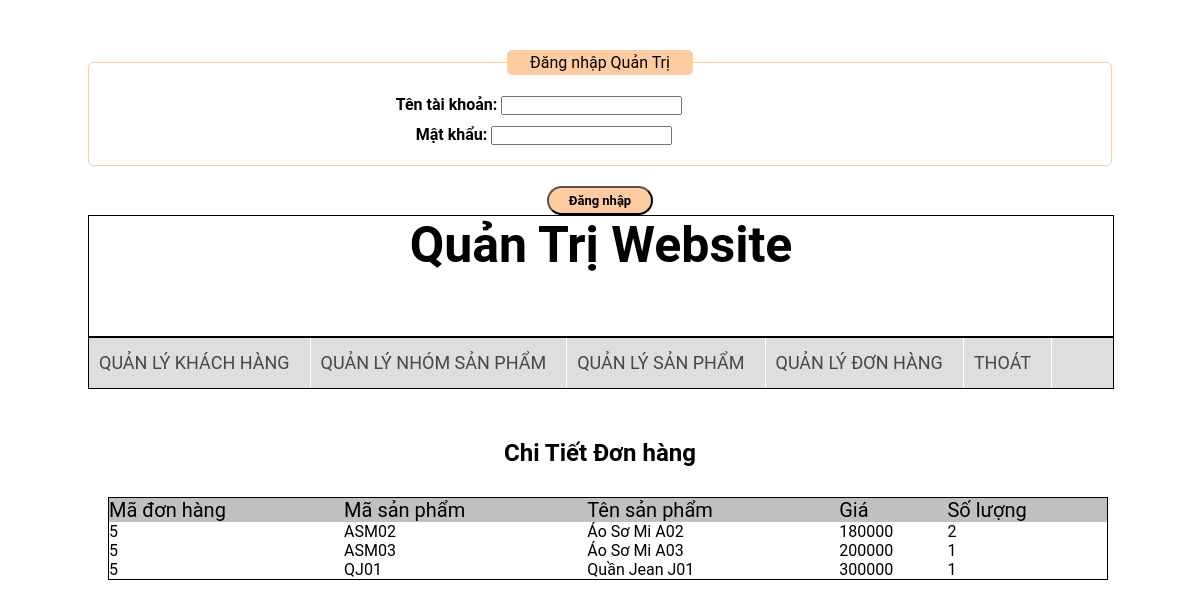
The page /menshop/quanlyctdh.php?ctdh=5 on the database its author committed.
### tables this page shows
CREATE TABLE `ctdh` (
  `madh` int(11) NOT NULL,
  `masp` varchar(20) NOT NULL,
  `soluong` int(11) NOT NULL
);

CREATE TABLE `sanpham` (
  `masp` varchar(20) NOT NULL,
  `manhom` varchar(20) NOT NULL,
  `tensp` varchar(50) NOT NULL,
  `anhsp` varchar(50) NOT NULL,
  `gia` int(11) NOT NULL,
  `soluong` int(11) NOT NULL,
  `khuyenmai` int(11) NOT NULL
);

### menshop/quanlyctdh.php (the view, shortened to what this page needs)
<?php
    if(isset($_SESSION['admin'])){
    }else {
        include_once('loginAdmin.php');
    }
?>
<html>
	<head>
	   	<link rel="stylesheet" type="text/css" href="css/style.css" title="style">
	</head>
	<body>
        <div class="container">
            <div class="header_qt">Quản Trị Website</div>
            <div class="menu_qt">
                <ul>
                    <li><a href="quanlykh.php" style="font-size: 18px; padding-right:20px;">Quản lý khách hàng</a></li>
                    <li><a href="quanlynsp.php" style="font-size: 18px; padding-right:20px;">Quản lý nhóm sản phẩm</a></li>
                    <li><a href="quanlysp.php" style="font-size: 18px; padding-right:20px;">Quản lý sản phẩm</a></li>
                    <li><a href="quanlydh.php" style="font-size: 18px; padding-right:20px;">Quản lý đơn hàng</a></li>
                    <li><a href="logoutadmin.php" style="font-size: 18px; padding-right:20px;">Thoát</a></li>
                </ul>
            </div>
            <div class="conten_qt">
                <?php
                    include('includes/mysqli_connect.php');
                    $id = $_GET['ctdh'];
                    $ctdh = mysqli_query($dbc,"select * from ctdh where madh ='".$id."'");
                ?>
                <h2 style="text-align: center; margin-top: 50px;">Chi Tiết Đơn hàng</h2>
                    <table style="border-collapse: collapse;border: 1px solid;; width: 1000px; display: table; margin-left: 20px; margin-top: 30px;">
                        <thead style="background: silver; font-size: 20px; font: bolder;">
                            <tr>
                                <td>Mã đơn hàng</td>
                                <td>Mã sản phẩm</td>
                                <td>Tên sản phẩm</td>
                                <td>Giá</td>
                                <td>Số lượng</td>
                            </tr>
                        </thead>
                        <tbody>
                        <?php
                            while($row = mysqli_fetch_array($ctdh)){
                                $q_sp = $row['masp'];
                                $r_sp = mysqli_query($dbc,"select * from sanpham where masp ='".$q_sp."'");
                                $row1 = mysqli_fetch_array($r_sp);
                        ?>
                            <form action="" method="POST">
                                <tr>
                                    <td><?php echo $row['madh']?></td>
                                    <td><?php echo $row['masp']?></td>
                                    <td><?php echo $row1['tensp']?></td>
                                    <td> <?php echo $row1['gia']?></td>
                                    <td><?php echo $row['soluong']?></td>
                                </tr>
                            </form>
                        <?php }
                         ?>
                        </tbody>
                    </table>
            </div>
        </div>
    </body>
 </html>

### menshop/css/style.css (style rules this page uses)
body { font-family: "Roboto","segoe ui",Helvetica,Arial,sans-serif; }
* { margin: 0; padding: 0 }
.container { width: 1024px; height: auto; margin: auto; }
.header_qt { width: 1024px;height: 120px; border: 1px solid; font-size: 50px; text-align: center; font-weight: bold; }
.menu_qt { width: 1024px; height: 50px; background:#DEDEDE; border: 1px solid }
.menu_qt ul { width: 1024px; height: 50px; list-style: none; float: left; }
.menu_qt ul li { float: left; line-height: 50px; margin-left: 10px; position: relative; text-align: center; }
.menu_qt ul li a { text-decoration: none; color: #000; display: block; float: left;color: #474747;border-right: 1px solid #fff; text-transform: uppercase; white-space: nowrap; }

### rows shown on the page
ctdh: madh "5", masp "ASM02", masp.tensp "Áo Sơ Mi A02", masp.gia "180000", soluong "2"
ctdh: madh "5", masp "ASM03", masp.tensp "Áo Sơ Mi A03", masp.gia "200000", soluong "1"
ctdh: madh "5", masp "QJ01", masp.tensp "Quần Jean J01", masp.gia "300000", soluong "1"
